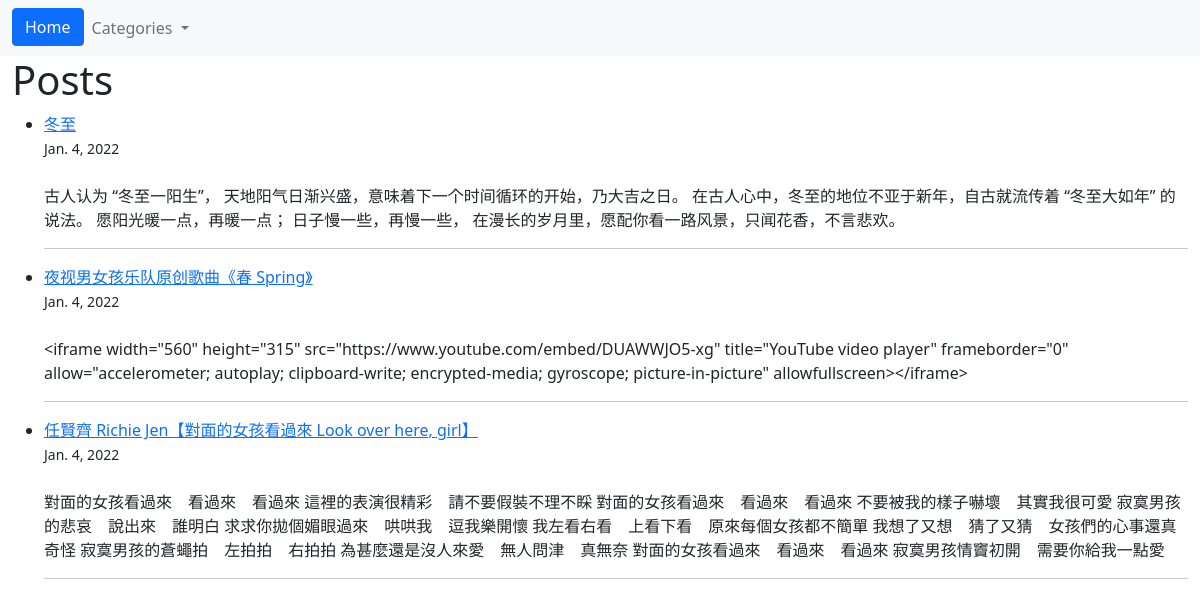
The app's page /, older data.
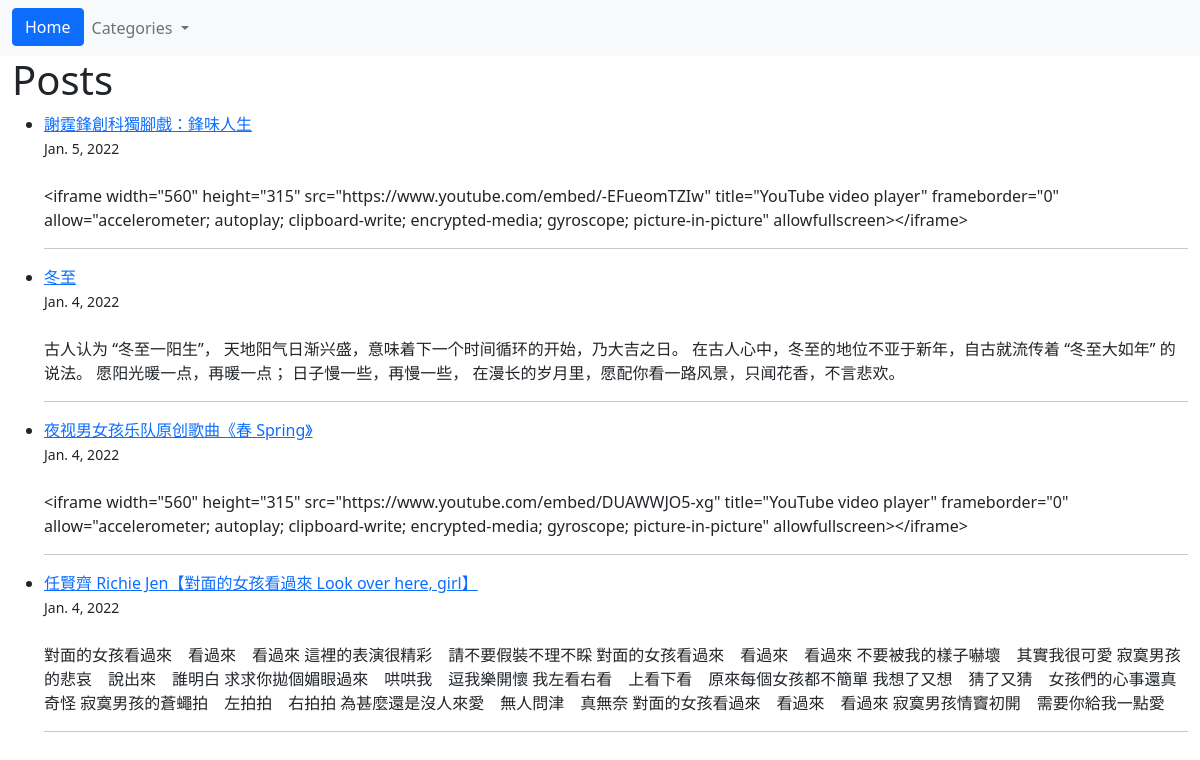
The same page, newer data.
### blog/models.py (models this page shows, shortened)
class Post(models.Model):
    title = models.CharField(max_length= 255)
    author = models.ForeignKey(User, on_delete= models.CASCADE)
    body = models.TextField(max_length= 7000)
    post_date = models.DateField(auto_now_add= True)
    category = models.CharField(max_length= 255, default = 'China')

### blog/views.py (the view)
# urls.py: path('', HomeView.as_view(), name = "home"),
class  HomeView(ListView):
    model = Post
    template_name = 'home.html'
    cats = Category.objects.all()
    ordering =['-post_date']
    def get_context_data(self, *args, **kwargs):
        cat_menu = Category.objects.all()
        context = super(HomeView, self).get_context_data(*args, **kwargs)
        context["cat_menu"] = cat_menu
        return context

### blog/templates/home.html
{%  extends 'base.html' %}
{%  block content %}
<h1> Posts </h1>
<ul>
{%  for post in object_list %}
    <li> <a href="{% url 'article_detail' post.pk %}"> {{ post.title }}</a> <br/>  <small> {{ post.post_date}} </small> <br/> <br/>
        {{ post.body }} </li> <hr>
{% endfor %}
</ul>
{%  endblock %}

Row changes from the older to the newer data that the page shows:
added Post: title "謝霆鋒創科獨腳戲：鋒味人生", post_date "Jan. 5, 2022", body "<iframe width=\"560\" height=\"315\" src=\"https://www.youtube.com/embed/-EFueomTZIw\" title=\"YouTube video player\" frameborder=\"0\" allow=\"accelerometer; autoplay; clipboard-write; encrypted-media; gyroscope; picture-in-picture\" allowfullscreen></iframe>"
